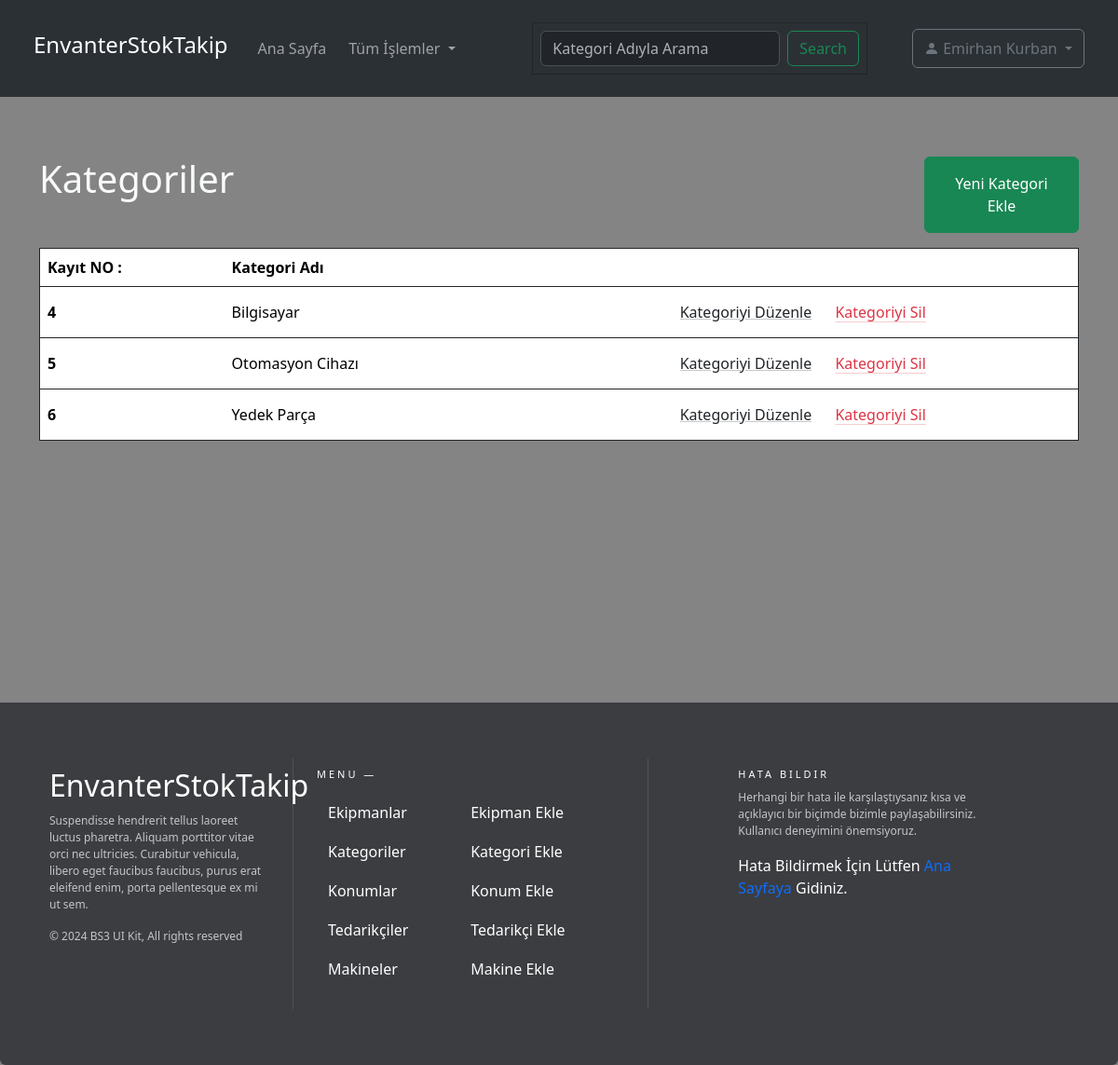
The app's page /kategoriIndex (signed in) with its own data.
### users/models.py (models this page shows)
class CustomUser(AbstractUser):
    phone_number = models.CharField(max_length=20, blank=True, null=True)
    profile_photo = models.ImageField(upload_to='images/profile_photos/', blank=True, null=True)
    title = models.CharField(max_length=100, blank=True, null=True)
    address = models.TextField(blank=True, null=True)
    groups = models.ManyToManyField(Group, related_name='custom_user_groups')
    user_permissions = models.ManyToManyField(Permission, related_name='custom_user_permissions')

### kategori/models.py (models this page shows, shortened)
class EkipmanTuru(models.Model):
     ekipmanTuru = models.CharField(max_length=50, verbose_name = "Ekipman Türü")

### kategori/views.py (the view)
# urls.py: path('kategoriIndex', kategori_views.KategoriListView, name='KategoriIndex'),
@login_required(login_url='/')
def KategoriListView(request):
    kategoriler = EkipmanTuru.objects.all()
    search_query = request.GET.get('search')
    filtre = False
    if search_query:
        kategoriler = kategoriler.filter(ekipmanTuru__icontains=search_query)
        filtre = True
    context = {'kategoriler': kategoriler,'filtre':filtre}
    return render(request, "kategoriViews/kategoriIndex.html", context)

### templates/kategoriViews/kategoriIndex.html (shortened to what this page needs)
{% load widget_tweaks %}
<!doctype html>
<html lang="en">
    <head>
        <link
            href="https://cdn.jsdelivr.net/npm/bootstrap@5.3.2/dist/css/bootstrap.min.css"
            rel="stylesheet"
        />
        {% load static %}
        <link rel="stylesheet" href="{% static 'style.css' %}">
    </head>
    <body class="bg-lightblue">
        <header>
           {% include 'partials/_navbar.html' %}
        </header>
        <main>
            <div class="container pt-5">
                <div class="row my-3">
                    <div class="col-10 text-light">
                        <h1>Kategoriler</h1>
                    </div>
                    <div class="col-2">
                        <a class="btn btn-success p-3 col-12" href="{% url 'CreateKategori' %}">Yeni Kategori Ekle</a>
                    </div>
                </div>
                {% if kategoriler %}
                <table class="table border border-dark table-hover">
                    <thead>
                      <tr>
                        <th scope="col">Kayıt NO :</th>
                        <th scope="col">Kategori Adı</th>
                        <th scope="col">
                        </th>
                      </tr>
                    </thead>
                    <tbody class="justify-content-center">
                        {% for kategori in kategoriler %}
                        {% if formId == kategori.id %}
                           <tr class="table-active align-middle">
                        {% else %}
                           <tr class="align-middle">
                        {% endif %}
                           <th class="align-middle" scope="row">{{kategori.id}}</th>
                           {% if formId == kategori.id %}
                                <td >
                                    <form method="POST">
                                     {% csrf_token %}
                                      {% render_field form.ekipmanTuru value=kategori.ekipmanTuru %}
                                     <input type="submit" class="btn btn-primary" value="Kaydet">
                                     <a href="{% url 'KategoriIndex' %}" class="btn btn-secondary">Vazgeç</a>
                                    </form>
                                </td>
                           {% else %}
                           <td class="align-middle">{{kategori.ekipmanTuru}}</td>
                           {% endif %}
                            <td class="text-center">
                                <a href="{% url 'UpdateKategori' kategori.pk %}" class="btn btn-link link-dark align-middle link-underline-opacity-25 link-underline-opacity-100-hover {% if formId == kategori.id %}disabled{% endif %}">
                                    Kategoriyi Düzenle
                                </a>
                                <a class="link-danger link-offset-2 link-underline-opacity-25 align-middle link-underline-opacity-100-hover ms-2" data-bs-toggle="modal" data-bs-target="#deleteModal{{ kategori.id }}">
                                    Kategoriyi Sil
                                </a>
                            </td>
                        </tr>
                        {% endfor %}
                    </tbody>
                </table>
                {% endif %}
            </div>
        </main>
                {% include 'partials/_footer.html' %}
    </body>
</html>

### templates/partials/_navbar.html (shortened to what this page needs)
<link href="https://cdn.jsdelivr.net/npm/bootstrap-icons/font/bootstrap-icons.css" rel="stylesheet">
<nav class="navbar navbar-expand-lg bg-body-tertiary p-4" data-bs-theme="dark">
    <div class="container-fluid">
      <a class="navbar-brand" href="{% url 'Home' %}"><h4>EnvanterStokTakip</h4></a>
      <div class="collapse navbar-collapse" id="navbarSupportedContent">
        <ul class="navbar-nav me-auto mb-2 mb-lg-0">
          <li class="nav-item">
            <a class="nav-link mx-2 {% if request.path == '/home' %}active{% endif %}" aria-current="page" href="{% url 'Home' %}">Ana Sayfa</a>
          </li>
          <li class="nav-item dropdown">
            <a class="nav-link dropdown-toggle" href="#" role="button" data-bs-toggle="dropdown" aria-expanded="false">
                Tüm İşlemler
            </a>
          </li>
        </ul>
        {% if request.path == '/home' or request.path == '/kategoriIndex' or request.path == '/konumIndex' or request.path == '/tedarikciIndex' or request.path == '/makineIndex' %}
          <form class="d-flex me-5 border border-dark p-2" role="search">
            <input class="form-control me-2" type="search" name="search" aria-label="Search"
             placeholder="{% if request.path == '/home' %}Ekipman{% elif request.path == '/kategoriIndex' %}Kategori{% elif request.path == '/tedarikciIndex' %}Tedarikçi{% elif request.path == '/konumIndex' %}Konum{% elif request.path == '/makineIndex' %}Makine{% endif %} Adıyla Arama"
             {% if searchQuery %}value="{{searchQuery}}"{% endif %}>
            <button class="btn btn-outline-success" type="submit" name="form_submit">Search</button>
          </form>
        {% endif %}
        {% if request.user.is_authenticated %}
          <div class="dropdown">
            <a class="btn btn-outline-secondary dropdown-toggle py-2" href="#" role="button" id="userDropdown" data-bs-toggle="dropdown" aria-expanded="false">
              <i class="bi bi-person-fill"></i>
               {{request.user.get_full_name}}
            </a>
          </div>
          {% else %} <a href="{% url 'Login' %}">Please Login</a> {% endif %}
        </div>
      </div>
  </nav>

### static/style.css (style rules this page uses)
body { background-color: rgba(90, 90, 90, 0.742) !important; }
main { min-height: 600px; margin-bottom: 50px; }

### records on screen
CustomUser: user.get_full_name "Emirhan Kurban"
EkipmanTuru: id "4", ekipmanTuru "Bilgisayar"
EkipmanTuru: id "5", ekipmanTuru "Otomasyon Cihazı"
EkipmanTuru: id "6", ekipmanTuru "Yedek Parça"
